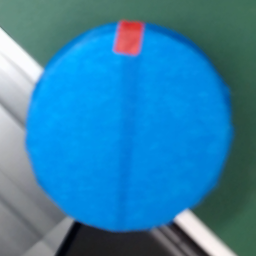
#> input picture dataset/train/good/good_0001.png, 256 x 256 px, given in place of the camera
$ python check_hsv_mask.py
#> lines starting #> are read from the running program, lines starting #| are printed output that depends on the picture; after the words box and inside, x2 and y2 are one past the last pixel; in counts of white or black regions, pixels touching at a corner belong together
### iotdemo/common/debounce.py
"""
Debouncing decorator
"""

from threading import Timer

__all__ = ("debounce",)


def debounce(wait):
    """Debounce decorator API"""

    def decorator(func):
        """for decorator"""

        # [13 lines left out: function debounced, not called in this run]

        return debounced

    return decorator

### iotdemo/depth/depth_window_inspector.py
"""Depth Window Inspector for Smart Factory.

Integrates depth_calib HSV mask gating & eroded depth sampling at center point:
- Checks if a blue/sample object is present at the screen center (w//2, h//2)
- Samples depth only on eroded mask interior (avoids edges/conveyor belt)
- Tracks N/A -> DETECTED -> N/A transit sequence
- Finds minimum depth (highest point of sample)
- Evaluates:
    min_depth == 388 mm (±1 mm) -> Good part (OK, No Kick)
    min_depth != 388 mm (e.g. 390 mm) -> Defect (NG, Trigger Kicker 2)
"""

from __future__ import annotations

import json
import mmap
import os
import struct
from dataclasses import dataclass
from pathlib import Path
from typing import Any, Optional, Tuple

import cv2
import numpy as np

SHM_PATH = "/dev/shm/hp60c_frames"
SHM_MAGIC = 0x48503630  # "HP60"
HEADER_SIZE = 64
MAX_RGB_SIZE = 1920 * 1080 * 3
MAX_DEPTH_SIZE = 640 * 480 * 2


@dataclass
class InspectionResult:
    event: str  # "IDLE", "MEASURING", "OBJECT_DONE"
    status: str  # "EMPTY", "MEASURE", "OK", "NG", "N/A"
    ok: Optional[bool]  # True=OK, False=NG, None=Measuring/Idle
    current_depth_mm: Optional[float]
    min_depth_mm: Optional[float]
    ref_depth_mm: float
    delta_mm: Optional[float]
    should_kick: bool
    kicker_num: int
    samples_count: int
    uv: Optional[Tuple[int, int]] = None
    mask_ok: bool = False


# [74 lines left out: functions color_mask, mask_gate_stats, mask_hits_near, shrink_mask, depth_at_uv, not called in this run]


class DepthWindowInspector:
    """Evaluates sample height by finding the minimum depth during object transit."""

    # [195 lines left out: functions __init__, reset, load_config, resolve_uv, process_depth, process_frame, not called in this run]


class ShmDepthReader:
    """Fast zero-copy / mmap reader for HP60C shared memory (/dev/shm/hp60c_frames)."""

    def __init__(self, path: str = SHM_PATH) -> None:
        self.path = path
        self._fd: Optional[int] = None
        self._buf: Optional[mmap.mmap] = None
        self._open_shm()

    def _open_shm(self) -> bool:
        if not os.path.exists(self.path):
            return False
        try:
            if self._buf is not None:
                self._buf.close()
            if self._fd is not None:
                os.close(self._fd)
            self._fd = os.open(self.path, os.O_RDONLY)
            self._buf = mmap.mmap(self._fd, 0, access=mmap.ACCESS_READ)
            return True
        except Exception:
            return False

    def is_available(self) -> bool:
        if self._buf is None:
            return self._open_shm()
        return True

    # [34 lines left out: function read, not called in this run]

    def close(self) -> None:
        if self._buf is not None:
            try:
                self._buf.close()
            except Exception:
                pass
            self._buf = None
        if self._fd is not None:
            try:
                os.close(self._fd)
            except Exception:
                pass
            self._fd = None

    def __enter__(self) -> "ShmDepthReader":
        return self

    def __exit__(self, *args) -> None:
        self.close()

### check_hsv_mask.py
#!/usr/bin/env python3
# -*- coding: utf-8 -*-
"""check_hsv_mask.py — 실시간 HSV 마스크(파란색 원형 판 + 빨간색 기준 스티커) 검증 및 정렬 뷰어.

실행:
    cd /home/intel/smart_factory_edu
    python check_hsv_mask.py

기능:
  - 1. 원본 화면: 파란색 원형 판 외곽선(Green) + 빨간색 스티커(Red) + 12시 방향 정렬 벡터 실시간 오버레이
  - 2. 파란색 마스크 뷰: 파란색 원형 판 영역이 선명하게 하얗게 분리되는지 확인
  - 3. 빨간색 마스크 뷰: 빨간색 스티커 점이 정확하게 하얗게 분리되는지 확인
  - 4. 12시 정렬 ROI 뷰: 실시간으로 회전 정렬된 256x256 원형 샘플 미리보기
  - 5. 트랙바: 현장 조명에 따라 HSV 값을 실시간 미세조정 가능
  - 단축키:
      's': 현재 튜닝된 HSV 값을 depth_cfg.json에 저장
      'q' 또는 ESC: 종료
"""

from __future__ import annotations

import argparse
import json
import os
import sys
from pathlib import Path
from typing import Optional, Tuple

import cv2
import numpy as np

# smart_factory_edu root
_HERE = Path(__file__).resolve().parent
if str(_HERE) not in sys.path:
    sys.path.insert(0, str(_HERE))

from iotdemo.depth.depth_window_inspector import ShmDepthReader

# 기본 HSV 값
DEFAULT_BLUE_LO = (102, 175, 118)
DEFAULT_BLUE_HI = (179, 255, 255)

DEFAULT_RED_LO1 = (0, 100, 100)
DEFAULT_RED_HI1 = (10, 255, 255)
DEFAULT_RED_LO2 = (165, 100, 100)
DEFAULT_RED_HI2 = (180, 255, 255)

WIN_MAIN = "1. Camera Overlay & Live Vector"
WIN_MASKS = "2. HSV Masks (Left: Blue Plate, Right: Red Sticker)"
WIN_ALIGNED = "3. 12 O'Clock Aligned ROI (256x256)"


def nothing(x):
    pass


def setup_trackbars(
    blue_lo: Tuple[int, int, int],
    blue_hi: Tuple[int, int, int],
    red_s_lo: int = 60,
    red_v_lo: int = 60,
):
    cv2.namedWindow(WIN_MASKS, cv2.WINDOW_NORMAL)
    cv2.resizeWindow(WIN_MASKS, 800, 450)

    # Blue Trackbars
    cv2.createTrackbar("Blue H Lo", WIN_MASKS, blue_lo[0], 180, nothing)
    cv2.createTrackbar("Blue H Hi", WIN_MASKS, blue_hi[0], 180, nothing)
    cv2.createTrackbar("Blue S Lo", WIN_MASKS, blue_lo[1], 255, nothing)
    cv2.createTrackbar("Blue S Hi", WIN_MASKS, blue_hi[1], 255, nothing)
    cv2.createTrackbar("Blue V Lo", WIN_MASKS, blue_lo[2], 255, nothing)
    cv2.createTrackbar("Blue V Hi", WIN_MASKS, blue_hi[2], 255, nothing)

    # Red Trackbars (대폭 확장)
    cv2.createTrackbar("Red H1 Hi", WIN_MASKS, 15, 30, nothing)
    cv2.createTrackbar("Red H2 Lo", WIN_MASKS, 160, 180, nothing)
    cv2.createTrackbar("Red S Lo", WIN_MASKS, red_s_lo, 255, nothing)
    cv2.createTrackbar("Red V Lo", WIN_MASKS, red_v_lo, 255, nothing)
    cv2.createTrackbar("Red Min Area", WIN_MASKS, 2, 50, nothing)


def get_blue_mask(hsv: np.ndarray, lo: Tuple[int, int, int], hi: Tuple[int, int, int]) -> np.ndarray:
    mask = cv2.inRange(hsv, np.array(lo, dtype=np.uint8), np.array(hi, dtype=np.uint8))
    kern = cv2.getStructuringElement(cv2.MORPH_ELLIPSE, (5, 5))
    return cv2.morphologyEx(mask, cv2.MORPH_OPEN, kern)


def get_red_mask(
    hsv: np.ndarray,
    h1_hi: int = 15,
    h2_lo: int = 160,
    s_lo: int = 60,
    v_lo: int = 60,
    roi_mask: Optional[np.ndarray] = None,
) -> np.ndarray:
    """빨간색 HSV 마스크 (작은 스티커 보존)."""
    lo1 = np.array([0, s_lo, v_lo], dtype=np.uint8)
    hi1 = np.array([h1_hi, 255, 255], dtype=np.uint8)
    lo2 = np.array([h2_lo, s_lo, v_lo], dtype=np.uint8)
    hi2 = np.array([180, 255, 255], dtype=np.uint8)

    m1 = cv2.inRange(hsv, lo1, hi1)
    m2 = cv2.inRange(hsv, lo2, hi2)
    mask = cv2.bitwise_or(m1, m2)

    # 원형 판 내부 영역으로만 제한 (파란색 마스크가 아닌 원형 판 영역 ROI)
    if roi_mask is not None:
        mask = cv2.bitwise_and(mask, mask, mask=roi_mask)

    # 아주 작은 스티커가 지워지지 않도록 작은 팽창(Dilation) 적용
    kern = cv2.getStructuringElement(cv2.MORPH_ELLIPSE, (2, 2))
    return cv2.dilate(mask, kern, iterations=1)


def find_largest_circle(mask: np.ndarray, min_area: float = 300.0) -> Optional[Tuple[Tuple[int, int], float, np.ndarray]]:
    """가장 큰 파란색 원형 판의 중심 (cx, cy), 반지름 R, contour 반환."""
    cnts, _ = cv2.findContours(mask, cv2.RETR_EXTERNAL, cv2.CHAIN_APPROX_SIMPLE)
    if not cnts:
        return None
    c = max(cnts, key=cv2.contourArea)
    area = cv2.contourArea(c)
    if area < min_area:
        return None
    (x, y), radius = cv2.minEnclosingCircle(c)
    return (int(round(x)), int(round(y))), float(radius), c


def find_marker_centroid(
    mask: np.ndarray,
    center: Tuple[int, int],
    radius: float,
    min_area: float = 2.0,
    max_area: float = 4000.0,
) -> Optional[Tuple[int, int]]:
    """원형 판 내부에서 빨간색 스티커의 무게중심 (mx, my) 반환."""
    cnts, _ = cv2.findContours(mask, cv2.RETR_EXTERNAL, cv2.CHAIN_APPROX_SIMPLE)
    cx, cy = center
    best_pt = None
    max_score = -1.0

    for c in cnts:
        area = cv2.contourArea(c)
        if area < min_area or area > max_area:
            continue
        M = cv2.moments(c)
        if M["m00"] < 1e-4:
            # 픽셀이 1~2개로 매우 작을 경우 Bounding Box 중심 사용
            bx, by, bw, bh = cv2.boundingRect(c)
            mx = int(bx + bw // 2)
            my = int(by + bh // 2)
        else:
            mx = int(round(M["m10"] / M["m00"]))
            my = int(round(M["m01"] / M["m00"]))

        dist_from_center = np.hypot(mx - cx, my - cy)
        # 스티커는 중심에서 바깥쪽(0.1*R ~ 1.15*R)에 위치
        if 0.1 * radius <= dist_from_center <= 1.15 * radius:
            score = area
            if score > max_score:
                max_score = score
                best_pt = (mx, my)

    return best_pt


def align_and_crop(
    bgr: np.ndarray,
    center: Tuple[int, int],
    marker: Tuple[int, int],
    radius: float,
    out_size: int = 256,
) -> Tuple[np.ndarray, float]:
    """기준점 스티커가 12시 방향(-90°)을 가리키도록 회전 및 out_size 정규화 크롭."""
    cx, cy = center
    mx, my = marker

    # 현재 스티커 각도 (라디안 -> 디그리)
    current_deg = np.degrees(np.arctan2(my - cy, mx - cx))
    # 12시 방향(-90도)으로 만들기 위한 회전 각도
    rot_deg = current_deg - (-90.0)

    # 스케일 조정 (원형 판이 out_size의 85% 크기가 되도록)
    scale = (out_size * 0.42) / max(radius, 10.0)

    # 2D 아핀 회전 행렬
    M = cv2.getRotationMatrix2D((cx, cy), rot_deg, scale)
    # 회전 후 새 이미지의 중앙(out_size//2, out_size//2)으로 평행이동
    M[0, 2] += (out_size / 2.0) - cx
    M[1, 2] += (out_size / 2.0) - cy

    aligned = cv2.warpAffine(
        bgr,
        M,
        (out_size, out_size),
        flags=cv2.INTER_LINEAR,
        borderMode=cv2.BORDER_CONSTANT,
        borderValue=(0, 0, 0),
    )
    return aligned, rot_deg


def main():
    parser = argparse.ArgumentParser(description="HSV Mask & Auto-Alignment Tester")
    parser.add_argument("--cam-id", type=int, default=0, help="USB Camera ID (default 0)")
    parser.add_argument("--use-webcam", action="store_true", help="Force USB webcam instead of HP60C shm")
    args = parser.parse_args()

    # 1. 설정 불러오기
    cfg_path = _HERE / "depth_cfg.json"
    blue_lo = DEFAULT_BLUE_LO
    blue_hi = DEFAULT_BLUE_HI
    if cfg_path.is_file():
        try:
            with open(cfg_path, "r", encoding="utf-8") as f:
#> (reads depth_cfg.json from the repository)
                cfg = json.load(f)
            di = cfg.get("depth_inspect", cfg)
            hb = di.get("hsv_blue", di.get("hsv", {}).get("blue", []))
            if len(hb) >= 2:
                blue_lo = tuple(hb[0])
                blue_hi = tuple(hb[1])
        except Exception:
            pass

    red_lo = (0, 100, 100)
    red_hi = (180, 255, 255)

    # 2. 카메라 연결
    shm_reader: Optional[ShmDepthReader] = None
    cap: Optional[cv2.VideoCapture] = None

    if not args.use_webcam:
        shm_reader = ShmDepthReader()
        if shm_reader.is_available():
            print("[INFO] HP60C 공유메모리(/dev/shm/hp60c_frames)에서 RGB 영상을 읽습니다.")
        else:
            print("[INFO] HP60C 공유메모리가 없어 USB 카메라(ID 0)를 엽니다.")
            cap = cv2.VideoCapture(args.cam_id)
    else:
        cap = cv2.VideoCapture(args.cam_id)

    # 3. 창 및 트랙바 생성
    setup_trackbars(blue_lo, blue_hi, red_s_lo=60, red_v_lo=60)

    cv2.namedWindow(WIN_MAIN, cv2.WINDOW_NORMAL)
    cv2.resizeWindow(WIN_MAIN, 640, 480)

    cv2.namedWindow(WIN_ALIGNED, cv2.WINDOW_NORMAL)
    cv2.resizeWindow(WIN_ALIGNED, 300, 300)

    print("\n=======================================================")
    print(" [HSV 마스크 & 자동 회전 정렬 검증 도구] ")
    print(" - 파란색 원형 판과 빨간색 스티커를 카메라에 비춰주세요.")
    print(" - 단축키: 's' = 현재 HSV 저장 | 'q' or ESC = 종료")
    print("=======================================================\n")

    while True:
        frame = None
        if shm_reader is not None and shm_reader.is_available():
            rgb, _, _ = shm_reader.read()
            if rgb is not None:
                frame = rgb.copy()
        elif cap is not None and cap.isOpened():
            ret, f = cap.read()
#> f is the input picture: shape (256, 256, 3); mean B, G, R 170.2, 128.1, 48.2
            if ret:
                frame = f

        if frame is None:
            # 대기 화면
            blank = np.zeros((480, 640, 3), dtype=np.uint8)
            cv2.putText(
                blank,
                "Waiting for camera stream...",
                (120, 240),
                cv2.FONT_HERSHEY_SIMPLEX,
                0.8,
                (0, 255, 255),
                2,
            )
            cv2.imshow(WIN_MAIN, blank)
            if cv2.waitKey(30) & 0xFF in (ord("q"), 27):
                break
            continue

        h, w = frame.shape[:2]
#> h = 256; w = 256
        hsv = cv2.cvtColor(frame, cv2.COLOR_BGR2HSV)
#> hsv: shape (256, 256, 3); mean H, S, V 96.8, 162.4, 175.4

        # 트랙바 값 읽기
        b_h_lo = cv2.getTrackbarPos("Blue H Lo", WIN_MASKS)
        b_h_hi = cv2.getTrackbarPos("Blue H Hi", WIN_MASKS)
        b_s_lo = cv2.getTrackbarPos("Blue S Lo", WIN_MASKS)
        b_s_hi = cv2.getTrackbarPos("Blue S Hi", WIN_MASKS)
        b_v_lo = cv2.getTrackbarPos("Blue V Lo", WIN_MASKS)
        b_v_hi = cv2.getTrackbarPos("Blue V Hi", WIN_MASKS)
        r_h1_hi = cv2.getTrackbarPos("Red H1 Hi", WIN_MASKS)
        r_h2_lo = cv2.getTrackbarPos("Red H2 Lo", WIN_MASKS)
        r_s_lo = cv2.getTrackbarPos("Red S Lo", WIN_MASKS)
        r_v_lo = cv2.getTrackbarPos("Red V Lo", WIN_MASKS)
        r_min_area = cv2.getTrackbarPos("Red Min Area", WIN_MASKS)

        cur_blue_lo = (b_h_lo, b_s_lo, b_v_lo)
        cur_blue_hi = (b_h_hi, b_s_hi, b_v_hi)

        # 1. 파란색 원형 판 마스크
        blue_mask = get_blue_mask(hsv, cur_blue_lo, cur_blue_hi)
#> in get_blue_mask, `mask = cv2.inRange(hsv, np.array(lo, dtype=np.uint8), np.array(hi, dty..`:
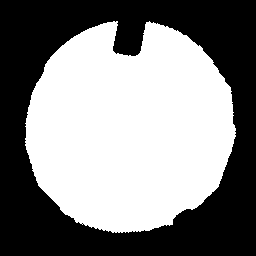
#> mask: shape (256, 256); 52% white; 1 black region, box (x1, y1, x2, y2) and area: (0, 0, 256, 256) 31456
#> in get_blue_mask, `return cv2.morphologyEx(mask, cv2.MORPH_OPEN, kern)`: returned value: shape (256, 256); 51.9% white; 1 black region
        plate_info = find_largest_circle(blue_mask)
#> in find_largest_circle, `cnts, _ = cv2.findContours(mask, cv2.RETR_EXTERNAL, cv2.CHAIN_APPROX_S..`: cnts = 1 contour; box (x1, y1, x2, y2) and area: (26, 21, 236, 233) 33700
#> in find_largest_circle, `c = max(cnts, key=cv2.contourArea)`: c = contour of 357 points, box (x1, y1, x2, y2) (26, 21, 236, 233), area 33700
#> in find_largest_circle, `area = cv2.contourArea(c)`: area = 33700
#> in find_largest_circle, `(x, y), radius = cv2.minEnclosingCircle(c)`: x = 129.7; y = 127.7; radius = 108.2
#> plate_info = 3 items, first 3: (130, 128), 108.2, contour of 357 points, box (x1, y1, x2, y2) (26, 21, 236, 233), area 33700

        # 원형 판 영역 ROI 마스크 생성 (파란색 마스크가 아닌 원형 판 영역 전체)
        roi_mask = None
        if plate_info is not None:
            (cx, cy), radius, _ = plate_info
#> cx = 130; cy = 128; radius = 108.2
            roi_mask = np.zeros(frame.shape[:2], dtype=np.uint8)
            cv2.circle(roi_mask, (cx, cy), int(radius * 1.1), 255, -1)
#> roi_mask: shape (256, 256); 67.9% white; 1 black region, box (x1, y1, x2, y2) and area: (0, 0, 256, 256) 21067

        # 2. 빨간색 스티커 마스크
        red_mask = get_red_mask(
            hsv,
            h1_hi=r_h1_hi,
            h2_lo=r_h2_lo,
            s_lo=r_s_lo,
            v_lo=r_v_lo,
            roi_mask=roi_mask,
        )
#> in get_red_mask, `m1 = cv2.inRange(hsv, lo1, hi1)`: m1: shape (256, 256); 0.4% white; 3 white regions (2 under 20 px), largest, box (x1, y1, x2, y2) and area: (121, 19, 140, 49) 257
#> in get_red_mask, `m2 = cv2.inRange(hsv, lo2, hi2)`: m2: shape (256, 256); 0.73% white; 2 white regions (1 under 20 px), largest, box (x1, y1, x2, y2) and area: (115, 20, 143, 54) 478
#> in get_red_mask, `mask = cv2.bitwise_or(m1, m2)`:
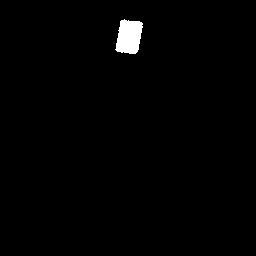
#> mask: shape (256, 256); 1.1% white; 1 white region, box (x1, y1, x2, y2) and area: (115, 19, 143, 54) 740
#> in get_red_mask, `return cv2.dilate(mask, kern, iterations=1)`: returned value: shape (256, 256); 1.2% white; 1 white region

        overlay = frame.copy()
        aligned_roi = np.zeros((256, 256, 3), dtype=np.uint8)

        if plate_info is not None:
            (cx, cy), radius, cnt = plate_info
#> cnt has the same summary as c in find_largest_circle
            # 파란색 원형 판 그리기
            cv2.drawContours(overlay, [cnt], -1, (0, 255, 0), 2)
            cv2.circle(overlay, (cx, cy), int(radius), (255, 255, 0), 1)
            cv2.drawMarker(overlay, (cx, cy), (0, 255, 255), cv2.MARKER_CROSS, 16, 2)

            # 스티커 무게중심 찾기
            marker = find_marker_centroid(red_mask, (cx, cy), radius, min_area=float(r_min_area))
#> in find_marker_centroid, `cnts, _ = cv2.findContours(mask, cv2.RETR_EXTERNAL, cv2.CHAIN_APPROX_S..`: cnts = 1 contour; box (x1, y1, x2, y2) and area: (115, 19, 144, 55) 746
#> the loop in find_marker_centroid, `for c in cnts:` made 1 pass
#> (area, mx, my, dist_from_center, score, max_score) on pass 1: (745.5, 129, 37, 91.01, 745.5, 745.5)
#> after the loop in find_marker_centroid, `for c in cnts:`: max_score = 745.5
#> marker = (129, 37)

            if marker is not None:
                mx, my = marker
#> mx = 129; my = 37
                # 스티커 위치 표시 (Red circle + crosshair)
                cv2.circle(overlay, (mx, my), 8, (0, 0, 255), -1)
                cv2.circle(overlay, (mx, my), 12, (255, 255, 255), 2)
                # 방향 벡터 (Center -> Marker) 화살표
                cv2.arrowedLine(overlay, (cx, cy), (mx, my), (0, 0, 255), 3, tipLength=0.2)

                # 12시 방향 자동 회전 정렬
                aligned_roi, rot_deg = align_and_crop(frame, (cx, cy), (mx, my), radius, out_size=256)
#> in align_and_crop, `scale = (out_size * 0.42) / max(radius, 10.0)`: scale = 0.994
#> in align_and_crop, `M = cv2.getRotationMatrix2D((cx, cy), rot_deg, scale)`: M = [[0.994, -0.0109, 2.22], [0.0109, 0.994, -0.609]]
#> in align_and_crop, `aligned = cv2.warpAffine( bgr, M, (out_size, out_size), flags=cv2.INTE..`:
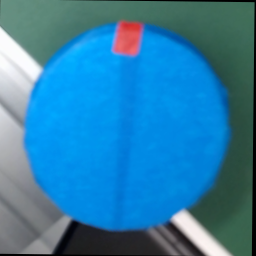
#> aligned: shape (256, 256, 3); mean B, G, R 167.3, 125.7, 46.9
#> rot_deg = -0.63

                # 정렬 화면에 12시 기준 가이드 라인 표시
                cv2.drawMarker(aligned_roi, (128, 128), (0, 255, 255), cv2.MARKER_CROSS, 20, 1)
#> aligned_roi: shape (256, 256, 3); 0.06% of pixels changed, all inside (x1, y1, x2, y2) = (118, 118, 139, 139)
                cv2.circle(aligned_roi, (128, 128), int(256 * 0.42), (0, 255, 0), 1)
#> aligned_roi: shape (256, 256, 3); mean B, G, R 166.1, 127.2, 46.3
                # 12시 방향 스티커 지점 마커
                cv2.circle(aligned_roi, (128, int(128 - 256 * 0.35)), 6, (0, 0, 255), -1)
#> aligned_roi: shape (256, 256, 3); mean B, G, R 166, 127.1, 46.4

                cv2.putText(
                    overlay,
                    f"STATUS: ALIGNED (Rot: {rot_deg:+.1f} deg)",
                    (15, 35),
                    cv2.FONT_HERSHEY_SIMPLEX,
                    0.65,
                    (0, 255, 0),
                    2,
                )
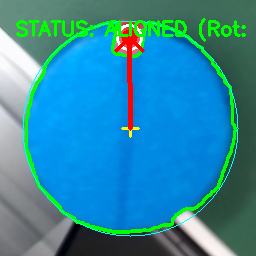
#> overlay: shape (256, 256, 3); mean B, G, R 161.8, 137.2, 45.9
            else:
                cv2.putText(
                    overlay,
                    "STATUS: Plate OK, Red Sticker NOT Found",
                    (15, 35),
                    cv2.FONT_HERSHEY_SIMPLEX,
                    0.65,
                    (0, 165, 255),
                    2,
                )
                cv2.putText(
                    aligned_roi,
                    "Sticker Missing",
                    (35, 130),
                    cv2.FONT_HERSHEY_SIMPLEX,
                    0.6,
                    (0, 165, 255),
                    1,
                )
        else:
            cv2.putText(
                overlay,
                "STATUS: Waiting for Blue Plate...",
                (15, 35),
                cv2.FONT_HERSHEY_SIMPLEX,
                0.65,
                (180, 180, 180),
                2,
            )
            cv2.putText(
                aligned_roi,
                "No Plate",
                (75, 130),
                cv2.FONT_HERSHEY_SIMPLEX,
                0.6,
                (180, 180, 180),
                1,
            )

        # 마스크 합성 뷰 (좌: 파란색 마스크, 우: 빨간색 스티커 마스크)
        b_mask_bgr = cv2.cvtColor(blue_mask, cv2.COLOR_GRAY2BGR)
#> b_mask_bgr: shape (256, 256, 3); 51.9% white; 1 black region, box (x1, y1, x2, y2) and area: (0, 0, 256, 256) 31503
        r_mask_bgr = cv2.cvtColor(red_mask, cv2.COLOR_GRAY2BGR)
#> r_mask_bgr: shape (256, 256, 3); 1.2% white; 1 white region, box (x1, y1, x2, y2) and area: (115, 19, 144, 55) 798
        cv2.putText(b_mask_bgr, "BLUE PLATE MASK", (10, 30), cv2.FONT_HERSHEY_SIMPLEX, 0.6, (255, 255, 0), 2)
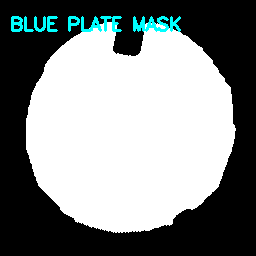
#> b_mask_bgr: shape (256, 256, 3); mean B, G, R 136.4, 136.4, 131.5
        cv2.putText(r_mask_bgr, "RED STICKER MASK", (10, 30), cv2.FONT_HERSHEY_SIMPLEX, 0.6, (0, 0, 255), 2)
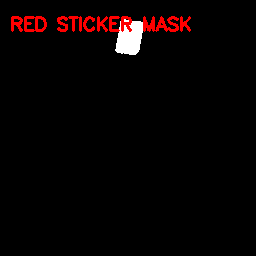
#> r_mask_bgr: shape (256, 256, 3); mean B, G, R 2.8, 2.8, 8.2

        masks_combo = np.hstack([cv2.resize(b_mask_bgr, (400, 300)), cv2.resize(r_mask_bgr, (400, 300))])
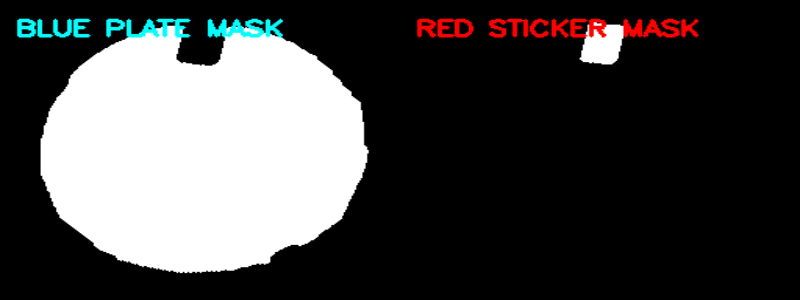
#> masks_combo: shape (300, 800, 3); mean B, G, R 69.6, 69.6, 69.9

        # 화면 출력
        cv2.imshow(WIN_MAIN, overlay)
        cv2.imshow(WIN_MASKS, masks_combo)
        cv2.imshow(WIN_ALIGNED, aligned_roi)

        key = cv2.waitKey(20) & 0xFF
#> (key q is pressed here)
        if key in (ord("q"), 27):
            break
        elif key == ord("s"):
            # depth_cfg.json에 저장
            cfg_data = {}
            if cfg_path.is_file():
                with open(cfg_path, "r", encoding="utf-8") as f:
                    cfg_data = json.load(f)
            di = cfg_data.get("depth_inspect", {})
            di["hsv_blue"] = [list(cur_blue_lo), list(cur_blue_hi)]
            cfg_data["depth_inspect"] = di
            with open(cfg_path, "w", encoding="utf-8") as f:
                json.dump(cfg_data, f, indent=2, ensure_ascii=False)
            print(f"\n[SAVED] Blue HSV 저장 완료: LO={cur_blue_lo}, HI={cur_blue_hi} -> {cfg_path}")

    if cap is not None:
        cap.release()
    if shm_reader is not None:
        shm_reader.close()
    cv2.destroyAllWindows()


if __name__ == "__main__":
    main()
